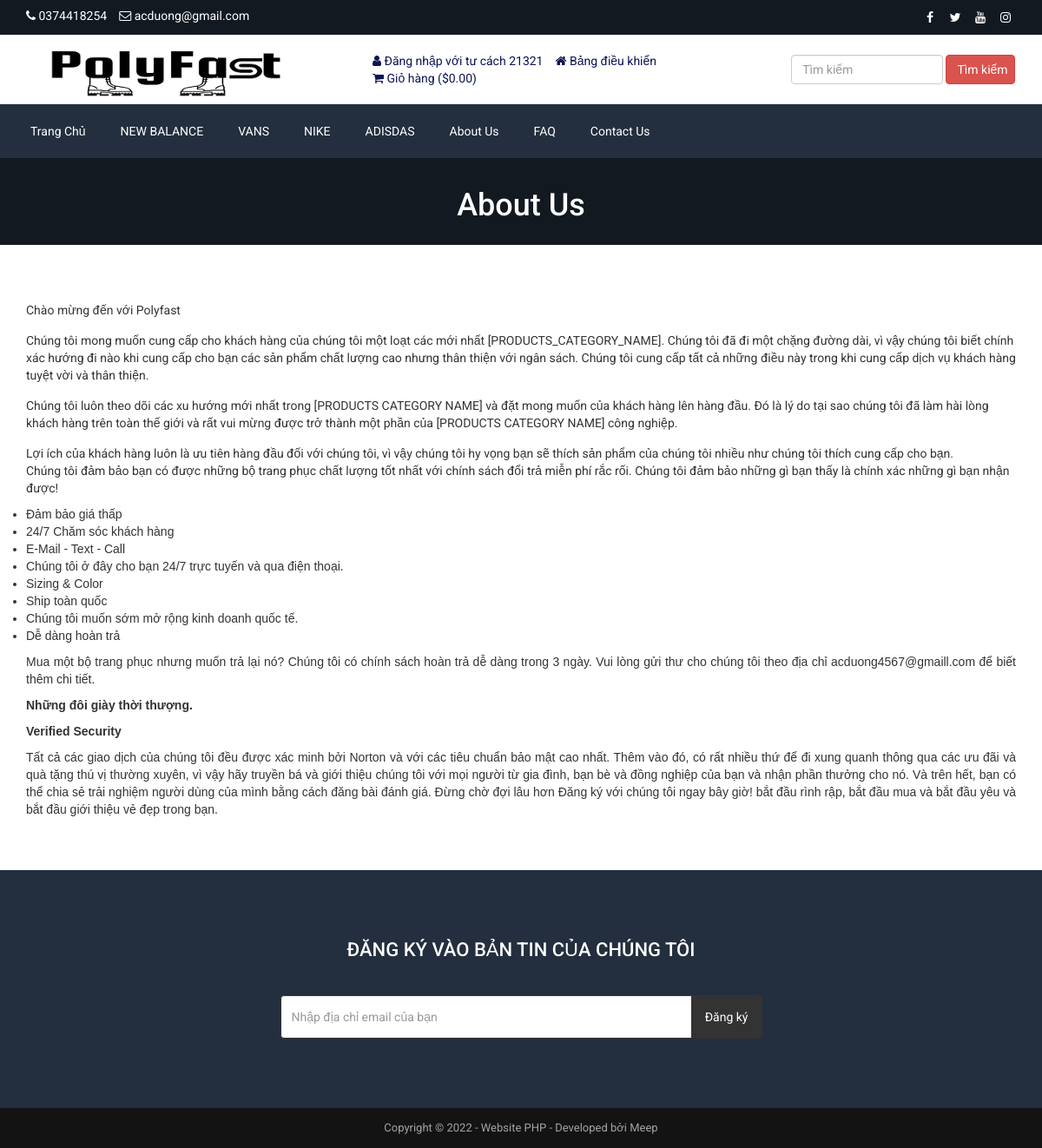
/about.php (signed in), run on the app's committed database.
### tables this page shows
CREATE TABLE `tbl_settings` (
  `id` int(11) NOT NULL,
  `logo` varchar(255) NOT NULL,
  `favicon` varchar(255) NOT NULL,
  `footer_about` text NOT NULL,
  `footer_copyright` text NOT NULL,
  `contact_address` text NOT NULL,
  `contact_email` varchar(255) NOT NULL,
  `contact_phone` varchar(255) NOT NULL,
  `contact_fax` varchar(255) NOT NULL,
  `contact_map_iframe` text NOT NULL,
  `receive_email` varchar(255) NOT NULL,
  `receive_email_subject` varchar(255) NOT NULL,
  `receive_email_thank_you_message` text NOT NULL,
  `forget_password_message` text NOT NULL,
  `total_recent_post_footer` int(10) NOT NULL,
  `total_popular_post_footer` int(10) NOT NULL,
  `total_recent_post_sidebar` int(11) NOT NULL,
  `total_popular_post_sidebar` int(11) NOT NULL,
  `total_featured_product_home` int(11) NOT NULL,
  `total_latest_product_home` int(11) NOT NULL,
  `total_popular_product_home` int(11) NOT NULL,
  `meta_title_home` text NOT NULL,
  `meta_keyword_home` text NOT NULL,
  `meta_description_home` text NOT NULL,
  `banner_login` varchar(255) NOT NULL,
  `banner_registration` varchar(255) NOT NULL,
  `banner_forget_password` varchar(255) NOT NULL,
  `banner_reset_password` varchar(255) NOT NULL,
  `banner_search` varchar(255) NOT NULL,
  `banner_cart` varchar(255) NOT NULL,
  `banner_checkout` varchar(255) NOT NULL,
  `banner_product_category` varchar(255) NOT NULL,
  `banner_blog` varchar(255) NOT NULL,
  `cta_title` varchar(255) NOT NULL,
  `cta_content` text NOT NULL,
  `cta_read_more_text` varchar(255) NOT NULL,
  `cta_read_more_url` varchar(255) NOT NULL,
  `cta_photo` varchar(255) NOT NULL,
  `featured_product_title` varchar(255) NOT NULL,
  `featured_product_subtitle` varchar(255) NOT NULL,
  `latest_product_title` varchar(255) NOT NULL,
  `latest_product_subtitle` varchar(255) NOT NULL,
  `popular_product_title` varchar(255) NOT NULL,
  `popular_product_subtitle` varchar(255) NOT NULL,
  `testimonial_title` varchar(255) NOT NULL,
  `testimonial_subtitle` varchar(255) NOT NULL,
  `testimonial_photo` varchar(255) NOT NULL,
  `blog_title` varchar(255) NOT NULL,
  `blog_subtitle` varchar(255) NOT NULL,
  `newsletter_text` text NOT NULL,
  `paypal_email` varchar(255) NOT NULL,
  `stripe_public_key` varchar(255) NOT NULL,
  `stripe_secret_key` varchar(255) NOT NULL,
  `bank_detail` text NOT NULL,
  `before_head` text NOT NULL,
  `after_body` text NOT NULL,
  `before_body` text NOT NULL,
  `home_service_on_off` int(11) NOT NULL,
  `home_welcome_on_off` int(11) NOT NULL,
  `home_featured_product_on_off` int(11) NOT NULL,
  `home_latest_product_on_off` int(11) NOT NULL,
  `home_popular_product_on_off` int(11) NOT NULL,
  `home_testimonial_on_off` int(11) NOT NULL,
  `home_blog_on_off` int(11) NOT NULL,
  `newsletter_on_off` int(11) NOT NULL,
  `ads_above_welcome_on_off` int(1) NOT NULL,
  `ads_above_featured_product_on_off` int(1) NOT NULL,
  `ads_above_latest_product_on_off` int(1) NOT NULL,
  `ads_above_popular_product_on_off` int(1) NOT NULL,
  `ads_above_testimonial_on_off` int(1) NOT NULL,
  `ads_category_sidebar_on_off` int(1) NOT NULL
);

CREATE TABLE `tbl_social` (
  `social_id` int(11) NOT NULL,
  `social_name` varchar(30) NOT NULL,
  `social_url` varchar(255) NOT NULL,
  `social_icon` varchar(30) NOT NULL
);

CREATE TABLE `tbl_top_category` (
  `tcat_id` int(11) NOT NULL,
  `tcat_name` varchar(255) NOT NULL,
  `show_on_menu` int(1) NOT NULL
);

CREATE TABLE `tbl_page` (
  `id` int(11) NOT NULL,
  `about_title` varchar(255) NOT NULL,
  `about_content` text NOT NULL,
  `about_banner` varchar(255) NOT NULL,
  `about_meta_title` varchar(255) NOT NULL,
  `about_meta_keyword` text NOT NULL,
  `about_meta_description` text NOT NULL,
  `faq_title` varchar(255) NOT NULL,
  `faq_banner` varchar(255) NOT NULL,
  `faq_meta_title` varchar(255) NOT NULL,
  `faq_meta_keyword` text NOT NULL,
  `faq_meta_description` text NOT NULL,
  `blog_title` varchar(255) NOT NULL,
  `blog_banner` varchar(255) NOT NULL,
  `blog_meta_title` varchar(255) NOT NULL,
  `blog_meta_keyword` text NOT NULL,
  `blog_meta_description` text NOT NULL,
  `contact_title` varchar(255) NOT NULL,
  `contact_banner` varchar(255) NOT NULL,
  `contact_meta_title` varchar(255) NOT NULL,
  `contact_meta_keyword` text NOT NULL,
  `contact_meta_description` text NOT NULL,
  `pgallery_title` varchar(255) NOT NULL,
  `pgallery_banner` varchar(255) NOT NULL,
  `pgallery_meta_title` varchar(255) NOT NULL,
  `pgallery_meta_keyword` text NOT NULL,
  `pgallery_meta_description` text NOT NULL,
  `vgallery_title` varchar(255) NOT NULL,
  `vgallery_banner` varchar(255) NOT NULL,
  `vgallery_meta_title` varchar(255) NOT NULL,
  `vgallery_meta_keyword` text NOT NULL,
  `vgallery_meta_description` text NOT NULL
);

### about.php (the view)
<?php require_once('header.php'); ?>
<?php
$statement = $pdo->prepare("SELECT * FROM tbl_page WHERE id=1");
$statement->execute();
$result = $statement->fetchAll(PDO::FETCH_ASSOC);
foreach ($result as $row) {
   $about_title = $row['about_title'];
    $about_content = $row['about_content'];
    $about_banner = $row['about_banner'];
}
?>
<div class="page-banner" style="background-image: url(assets/uploads/<?php echo $about_banner; ?>);">
    <div class="inner">
        <h1><?php echo $about_title; ?></h1>
    </div>
</div>
<div class="page">
    <div class="container">
        <div class="row">
            <div class="col-md-12">
                <p>
                    <?php echo $about_content; ?>
                </p>
            </div>
        </div>
    </div>
</div>
<?php require_once('footer.php'); ?>

### header.php (shortened to what this page needs)
<?php
include("admin/inc/config.php");
$statement = $pdo->prepare("SELECT * FROM tbl_settings WHERE id=1");
$statement->execute();
$result = $statement->fetchAll(PDO::FETCH_ASSOC);
foreach ($result as $row)
{
	$logo = $row['logo'];
	$contact_email = $row['contact_email'];
	$contact_phone = $row['contact_phone'];
}
?>
<!DOCTYPE html>
<html lang="en" >
<head>
	<link rel="stylesheet" href="assets/css/bootstrap.min.css">
	<link rel="stylesheet" href="assets/css/font-awesome.min.css">
	<link rel="stylesheet" href="assets/css/owl.carousel.min.css">
	<link rel="stylesheet" href="assets/css/owl.theme.default.min.css">
	<link rel="stylesheet" href="assets/css/jquery.bxslider.min.css">
    <link rel="stylesheet" href="assets/css/magnific-popup.css">
    <link rel="stylesheet" href="assets/css/rating.css">
	<link rel="stylesheet" href="assets/css/spacing.css">
	<link rel="stylesheet" href="assets/css/bootstrap-touch-slider.css">
	<link rel="stylesheet" href="assets/css/animate.min.css">
	<link rel="stylesheet" href="assets/css/tree-menu.css">
	<link rel="stylesheet" href="assets/css/select2.min.css">
	<link rel="stylesheet" href="assets/css/main.css">
	<link rel="stylesheet" href="assets/css/responsive.css">
	<?php
	$statement = $pdo->prepare("SELECT * FROM tbl_page WHERE id=1");
	$statement->execute();
	$result = $statement->fetchAll(PDO::FETCH_ASSOC);
		?>
</head>
<body>
<div class="top">
	<div class="container">
		<div class="row">
			<div class="col-md-6 col-sm-6 col-xs-12">
				<div class="left">
					<ul>
						<li><i class="fa fa-phone"></i> <?php echo $contact_phone; ?></li>
						<li><i class="fa fa-envelope-o"></i> <?php echo $contact_email; ?></li>
					</ul>
				</div>
			</div>
			<div class="col-md-6 col-sm-6 col-xs-12">
				<div class="right">
					<ul>
						<?php
						$statement = $pdo->prepare("SELECT * FROM tbl_social");
						$statement->execute();
						$result = $statement->fetchAll(PDO::FETCH_ASSOC);
						foreach ($result as $row) {
							?>
							<?php if($row['social_url'] != ''): ?>
							<li><a href="<?php echo $row['social_url']; ?>"><i class="<?php echo $row['social_icon']; ?>"></i></a></li>
							<?php endif; ?>
							<?php
						}
						?>
					</ul>
				</div>
			</div>
		</div>
	</div>
</div>
<div class="header">
	<div class="container">
		<div class="row inner">
			<div class="col-md-4 logo">
				<a href="index.php"><img src="assets/uploads/<?php echo $logo; ?>" alt="logo image"></a>
			</div>
			<div class="col-md-5 right">
				<ul>
					<?php
					if(isset($_SESSION['customer'])) {
						?>
						<li><i class="fa fa-user"></i> <?php echo LANG_VALUE_13; ?> <?php echo $_SESSION['customer']['cust_name']; ?></li>
						<li><a href="dashboard.php"><i class="fa fa-home"></i> <?php echo LANG_VALUE_89; ?></a></li>
						<?php
					} else {
						?>
						<li><a href="login.php"><i class="fa fa-sign-in"></i> <?php echo LANG_VALUE_9; ?></a></li>
						<li><a href="registration.php"><i class="fa fa-user-plus"></i> <?php echo LANG_VALUE_15; ?></a></li>
						<?php
					}
					?>
					<li><a href="cart.php"><i class="fa fa-shopping-cart"></i> <?php echo LANG_VALUE_18; ?> (<?php echo LANG_VALUE_1; ?><?php
					if(isset($_SESSION['cart_p_id'])) {
						$table_total_price = 0;
						$i=0;
	                    foreach($_SESSION['cart_p_qty'] as $key => $value)
	                    {
	                        $i++;
	                        $arr_cart_p_qty[$i] = $value;
	                    }                    $i=0;
	                    foreach($_SESSION['cart_p_current_price'] as $key => $value)
	                    {
	                        $i++;
	                        $arr_cart_p_current_price[$i] = $value;
	                    }
	                    for($i=1;$i<=count($arr_cart_p_qty);$i++) {
	                    	$row_total_price = floatval($arr_cart_p_current_price[$i])*intval($arr_cart_p_qty[$i]);
	                        $table_total_price = $table_total_price + $row_total_price;
	                    }
						echo $table_total_price;
					} else {
						echo '0.00';
					}
					?>)</a></li>
				</ul>
			</div>
			<div class="col-md-3 search-area">
				<form class="navbar-form navbar-left" role="search" action="search-result.php" method="get">
					<div class="form-group">
						<input type="text" class="form-control search-top" placeholder="<?php echo LANG_VALUE_2; ?>" name="search_text">
					</div>
					<button type="submit" class="btn btn-danger"><?php echo LANG_VALUE_3; ?></button>
				</form>
			</div>
		</div>
	</div>
</div>
<div class="nav">
	<div class="container">
		<div class="row">
			<div class="col-md-12 pl_0 pr_0">
				<div class="menu-container">
					<div class="menu">
						<ul>
							<li><a href="index.php">Trang Chủ</a></li>
							<?php
							$statement = $pdo->prepare("SELECT * FROM tbl_top_category WHERE show_on_menu=1");
							$statement->execute();
							$result = $statement->fetchAll(PDO::FETCH_ASSOC);
							foreach ($result as $row) {
								?>
								<li><a href="product-category.php?id=<?php echo $row['tcat_id']; ?>&type=top-category"><?php echo $row['tcat_name']; ?></a>
								</li>
								<?php
							}
							?>
							<?php
							$statement = $pdo->prepare("SELECT * FROM tbl_page WHERE id=1");
							$statement->execute();
							$result = $statement->fetchAll(PDO::FETCH_ASSOC);
							foreach ($result as $row) {
								$about_title = $row['about_title'];
								$faq_title = $row['faq_title'];
								$contact_title = $row['contact_title'];
							}
							?>
							<li><a href="about.php"><?php echo $about_title; ?></a></li>
							<li><a href="faq.php"><?php echo $faq_title; ?></a></li>
							<li><a href="contact.php"><?php echo $contact_title; ?></a></li>
						</ul>
					</div>
				</div>
			</div>
		</div>
	</div>
</div>

### footer.php (shortened to what this page needs)
<?php
$statement = $pdo->prepare("SELECT * FROM tbl_settings WHERE id=1");
$statement->execute();
$result = $statement->fetchAll(PDO::FETCH_ASSOC);
foreach ($result as $row)
{
	$footer_copyright = $row['footer_copyright'];
    $newsletter_on_off = $row['newsletter_on_off'];
}
?>
<?php if($newsletter_on_off == 1): ?>
<section class="home-newsletter">
	<div class="container">
		<div class="row">
			<div class="col-md-6 col-md-offset-3">
				<div class="single">
				<form action="" method="post">
					<h2><?php echo LANG_VALUE_93; ?></h2>
					<div class="input-group">
			        	<input type="email" class="form-control" placeholder="<?php echo LANG_VALUE_95; ?>" name="email_subscribe">
			         	<span class="input-group-btn">
			         	<button class="btn btn-theme" type="submit" name="form_subscribe"><?php echo LANG_VALUE_92; ?></button>
			         	</span>
			        </div>
				</div>
			</div>
		</div>
	</div>
</section>
<?php endif; ?>
<div class="footer-bottom">
	<div class="container">
		<div class="row">
			<div class="col-md-12 copyright">
				<?php echo $footer_copyright; ?>
			</div>
		</div>
	</div>
</div>
</body>
</html>

### assets/css/main.css (style rules this page uses)
* { margin: 0; padding: 0; }
body { font-family: "Roboto", sans-serif; font-size: 14px; }
h1, h2, h3, h4, h5, h6 { font-family: "Roboto", sans-serif; }
a { text-decoration: none; }
.top { width: 100%; height: 40px; background: #131921; }
.top .left { float: left; }
.top .left ul { padding-top: 8px; }
.top .left ul li { list-style-type: none; float: left; margin-right: 14px; color: white; }
.top .left ul li i { color: white; }
.top .right { float: right; }
.top .right ul { padding-top: 8px; }
.top .right ul li { list-style-type: none; float: left; margin-left: 5px; }
.top .right ul li a { color: white; width: 24px; height: 24px; line-height: 24px; text-align: center; border-radius: 50%; display: block; transition: all 0.4s ease; }
.header { width: 100%; height: auto; background: #fff; }
.header .inner { height: auto; display: table; }
.header .logo { float: none; display: table-cell; vertical-align: middle; }
.header .logo img { max-width: 100%; height: 80px; }
.header .navbar-form .form-control { width: 300px; }
.header .search-area { float: none; display: table-cell; vertical-align: middle; }
.header .search-area .form-group { width: calc(100% - 84px); }
.header .search-area button { width: 80px; }
.header .search-area form { width: 100%; }
.header .right { float: none; display: table-cell; vertical-align: middle; padding-right: 0; }
.header .right ul { float: right; margin-bottom: 0; }
.header .right ul li { list-style-type: none; float: left; margin-left: 14px; color: #0d1452; }
.header .right ul li a { color: #0d1452; }
.header .navbar-form .search-top { width: 100%; }
.nav { background: #232f3e; }
.menu-container { width: 100%; margin: 0 auto; background: #232f3e; }
.menu-dropdown-icon:before { content: "\f067"; font-family: "FontAwesome"; display: none; cursor: pointer; float: right; padding: 1.5em 2em; background: #fff; color: #333; }
.menu > ul { margin: 0 auto; width: 100%; list-style: none; padding: 0; position: relative; box-sizing: border-box; }
.menu > ul:before, .menu > ul:after { content: ""; display: table; }
.menu > ul:after { clear: both; }
.menu > ul > li { float: left; padding: 0; margin: 0; }
.menu > ul > li a { text-decoration: none; padding: 1.5em 20px; display: block; color: #fff; }
.footer-bottom { width: 100%; height: auto; background: #141314; padding: 14px 0; }
.footer-bottom .copyright { font-size: 13px; color: #a3a3a3; text-align: center; }
.page-banner { width: 100%; height: auto; background-repeat: no-repeat; background-position: center center; -webkit-background-size: cover; background-size: cover; position: relative; padding-top: 15px; padding-bottom: 15px; overflow: hidden; }
.page-banner h1 { color: #fff; text-align: center; z-index: 999; position: relative; }
.page { width: 100%; height: auto; padding-top: 50px; padding-bottom: 50px; }
.home-newsletter { padding: 80px 0; background: #232f3e; }
.home-newsletter .single { max-width: 650px; margin: 0 auto; text-align: center; position: relative; z-index: 2; }
.home-newsletter .single h2 { font-size: 22px; color: white; text-transform: uppercase; margin-bottom: 40px; margin-top: 0; }
.home-newsletter .single .form-control { height: 50px; border-color: #333; outline: none; }
.home-newsletter .single .btn { min-height: 50px; background: #333; color: #fff; padding-left: 15px; padding-right: 15px; }

### assets/css/responsive.css (style rules this page uses)
@media only screen and (min-width: 992px) { .header .inner { width: 100%; } }
@media only screen and (min-width: 992px) { .header .search-area { padding-right: 0; } }
@media only screen and (min-width: 992px) { .header .search-area form { padding-right: 0; } }
@media only screen and (min-width: 992px) { .header .container { padding-right: 0; } }

### data on the page
tbl_settings: contact_phone "0374418254", contact_email "acduong@gmail.com", logo (picture), footer_copyright "Copyright © 2022 - Website PHP - Developed bởi Meep"
tbl_top_category: tcat_name "NEW BALANCE"
tbl_top_category: tcat_name "VANS"
tbl_top_category: tcat_name "NIKE"
tbl_top_category: tcat_name "ADISDAS"
tbl_page: about_title "About Us", faq_title "FAQ", contact_title "Contact Us", about_banner (picture), about_content "Chào mừng đến với Polyfast Chúng tôi mong muốn cung cấp cho khách hàng của chúng tôi một loạt các mới nhất [PRODUCTS_CATEGORY_NAME]. Chúng tôi đã đi một chặng đường dài, vì vậy chúng tôi biết chính xác hướng đi nào khi cung cấp cho bạn các sản phẩm chất lượng cao nhưng thân thiện với ngân sách. Chúng tôi cung cấp tất cả những điều này trong khi cung cấp dịch vụ khách hàng tuyệt vời và thân thiện. Chúng tôi luôn theo dõi các xu hướng mới nhất trong [PRODUCTS CATEGORY NAME] và đặt mong muốn của khách hàng lên hàng đầu. Đó là lý do tại sao chúng tôi đã làm hài lòng khách hàng trên toàn thế giới và rất vui mừng được trở thành một phần của [PRODUCTS CATEGORY NAME] công nghiệp. Lợi ích của khách…"

### other printed values
LANG_VALUE_13 "Đăng nhập với tư cách"
$_SESSION['customer']['cust_name'] "21321"
LANG_VALUE_89 "Bảng điều khiển"
LANG_VALUE_18 "Giỏ hàng"
LANG_VALUE_1 "$"
LANG_VALUE_3 "Tìm kiếm"
LANG_VALUE_93 "ĐĂNG KÝ VÀO BẢN TIN CỦA CHÚNG TÔI"
LANG_VALUE_92 "Đăng ký"
